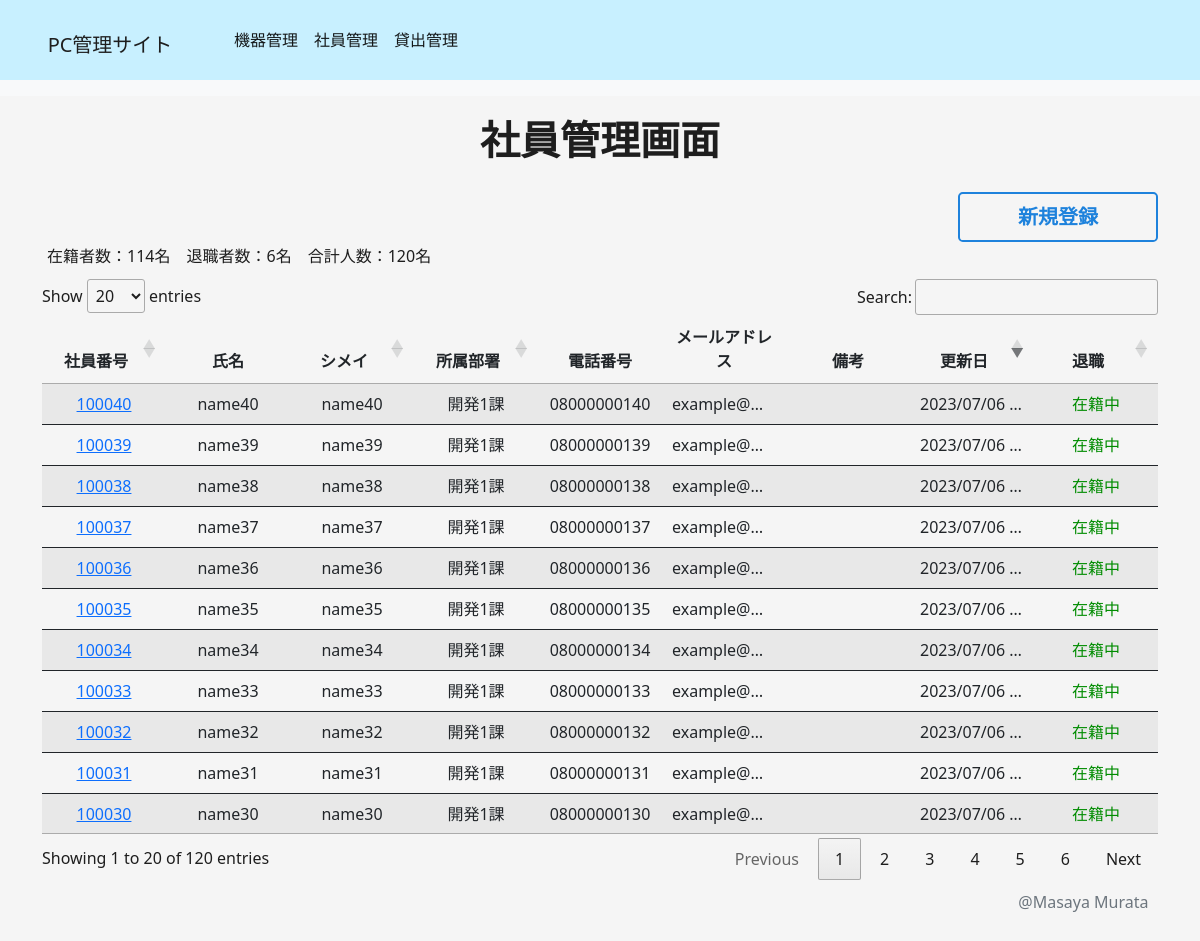
The app's page /users/management/ with its own data.
### users/models.py (models this page shows, shortened)
class UsersModel(models.Model):
  gender_choice=[
    ("男性", "男性"),
    ("女性", "女性"),
    ("その他", "その他")
  ]
  position_choice=[
    ("一般", "一般"),
    ("係長", "係長"),
    ("課長","課長"),
    ("部長","部長"),
    ("取締役","取締役"),
    ("社長","社長"),
    ("その他","その他"),
  ]
  department_choice=[
    ("開発1課","開発1課"),
    ("開発2課","開発2課"),
    ("営業1課","営業1課"),
    ("営業2課","営業2課"),
    ("情報システム部","情報システム部"),
    ("その他","その他")
  ]
  authority_choice=[
    ("管理者","管理者"),
    ("利用者","利用者"),
  ]
  number_regex = RegexValidator(regex=r'^[0-9]+$')
  user_id = models.CharField(verbose_name="社員番号", max_length=10, unique = True, primary_key=True, validators=[number_regex],)
  name = models.CharField(verbose_name="氏名",max_length=15)
  kana_name = models.CharField(verbose_name="シメイ",max_length=15,)
  birthday = models.DateField(verbose_name="生年月日",)
  gender = models.CharField(verbose_name="性別", max_length=5, choices=gender_choice)
  phone_number = models.CharField(verbose_name='電話番号', validators=[number_regex], max_length=15, unique=True,)
  mail = models.EmailField(verbose_name="メールアドレス", max_length=40)
  position = models.CharField(verbose_name="役職", choices=position_choice, max_length=20)
  department = models.CharField(verbose_name="部署", choices=department_choice, max_length=10)
  authority = models.CharField(verbose_name="権限", choices=authority_choice, max_length=10)
  registration_date = models.DateTimeField(verbose_name='登録日', auto_now_add=True)
  update_date = models.DateTimeField(verbose_name='更新日', auto_now=True)
  notes = models.TextField(verbose_name='備考', max_length=200, null=True, blank=True)
  retirement_date = models.DateTimeField(verbose_name="退職日", null=True, blank=False)
  is_deleted = models.BooleanField(verbose_name='削除フラグ', default=False)

### users/views.py (the view)
# urls.py: path("management/", UserManagementView.as_view(), name="users_management"),
class UserManagementView(ListView):
  template_name = "users/users_management.html"
  model = UsersModel
  context_object_name = "users_list"
  def get_queryset(self, **kwargs):
    queryset = super().get_queryset(**kwargs)
    queryset = queryset.filter(is_deleted=False).order_by("-update_date").all()
    return queryset
  def get_context_data(self, **kwargs):
    context = super().get_context_data(**kwargs)
    all_cnt = UsersModel.objects.filter(is_deleted=False).count()
    enrolled_cnt = UsersModel.objects.filter(retirement_date=None, is_deleted=False).count()
    retirement_cnt = all_cnt - enrolled_cnt
    context["all_cnt"] = all_cnt
    context["enrolled_cnt"] = enrolled_cnt
    context["retirement_cnt"] = retirement_cnt
    return context

### users/templates/users/users_management.html (shortened to what this page needs)
{% extends 'base.html' %}
{% load static %}
{% block content %}
<div class="container">
  <div class="row">
    <div class="col">
      <h1 class="page-title" id="users-page-title">社員管理画面</h1>
        <div class="create" >
          <a class="btn btn-lg create-btn" href={% url 'users:users_create' %} role="button" id="users-creat-btn">新規登録</a>
        </div>
        <h6 class="summary" id="users-summary">在籍者数：{{enrolled_cnt}}名　退職者数：{{retirement_cnt}}名　合計人数：{{all_cnt}}名</h6>
      </div>
      <table class="table table-striped list-table" id="users-list-table">
        <thead>
          <tr align="center">
            <th scope="col">社員番号</th>
            <th scope="col">氏名</th>
            <th scope="col">シメイ</th>
            <th scope="col">所属部署</th>
            <th scope="col">電話番号</th>
            <th scope="col">メールアドレス</th>
            <th scope="col">備考</th>
            <th scope="col">更新日</th>
            <th scope="col">退職</th>
          </tr>
        </thead>
        <tbody>
          {% for user in users_list %}
          <tr>
            <td><a href="{% url 'users:users_detail' user.pk %}"> {{user.user_id}}</a></td>
            <td>{{user.name}}</td>
            <td>{{user.kana_name}}</td>
            <td>{{user.department}}</td>
            <td>{{user.phone_number}}</td>
            <td>{{user.mail}}</td>
            <td>{{user.notes}}</td>
            <td>{{user.update_date|date:"Y/m/d H:i"}}</td>
              {% if user.retirement_date == None %}
                <td><span class="green">在籍中</span></td>
              {% else %}
                <td><span class="gray">退職済</span></td>
              {% endif %}
          </tr>
          {% endfor %}
        </tbody>
      </table>
    </div>
  </div>
{% endblock content %}

### static/css/style.css (style rules this page uses)
html, body { margin: 0; padding: 0; height: 100%; color: rgb(30, 30, 30); background-color: rgb(245, 245, 245); }
body { margin-top: 80px; min-width: auto; overflow-y: auto; overflow-x: auto; }
body .container { table-layout: fixed; max-width: 95%; }
.page-title { text-align: center; padding: 20px; font-weight: bold; }
.create { text-align: right; }
.create .create-btn { text-align: center; vertical-align: middle; text-decoration: none; width: 200px; margin: auto; padding: auto; font-weight: bold; border: 2px solid rgb(30, 130, 220); color: rgb(30, 130, 220); cursor: pointer; position: relative; overflow: hidden; z-index: 1; }
.create .create-btn::before { content: ""; position: absolute; left: 0; top: 0; width: 100%; height: 100%; background-color: rgb(30, 130, 220); transform: translateX(-100%); transition: all 0.3s; z-index: -1; }
.list-table { text-align: center; table-layout: fixed; }
.list-table td { overflow: hidden; white-space: nowrap; text-overflow: ellipsis; -webkit-line-clamp: 3; }
.summary { padding: 5px; text-align: left; }
.green { color: rgb(0, 140, 0); }

### records on screen
UsersModel: user_id "100040", name "name40", kana_name "name40", department "開発1課", phone_number "08000000140", mail "example@…", update_date "2023/07/06…", shows "在籍中"
UsersModel: user_id "100039", name "name39", kana_name "name39", department "開発1課", phone_number "08000000139", mail "example@…", update_date "2023/07/06…", shows "在籍中"
UsersModel: user_id "100038", name "name38", kana_name "name38", department "開発1課", phone_number "08000000138", mail "example@…", update_date "2023/07/06…", shows "在籍中"
UsersModel: user_id "100037", name "name37", kana_name "name37", department "開発1課", phone_number "08000000137", mail "example@…", update_date "2023/07/06…", shows "在籍中"
UsersModel: user_id "100036", name "name36", kana_name "name36", department "開発1課", phone_number "08000000136", mail "example@…", update_date "2023/07/06…", shows "在籍中"
UsersModel: user_id "100035", name "name35", kana_name "name35", department "開発1課", phone_number "08000000135", mail "example@…", update_date "2023/07/06…", shows "在籍中"
UsersModel: user_id "100034", name "name34", kana_name "name34", department "開発1課", phone_number "08000000134", mail "example@…", update_date "2023/07/06…", shows "在籍中"
UsersModel: user_id "100033", name "name33", kana_name "name33", department "開発1課", phone_number "08000000133", mail "example@…", update_date "2023/07/06…", shows "在籍中"
UsersModel: user_id "100032", name "name32", kana_name "name32", department "開発1課", phone_number "08000000132", mail "example@…", update_date "2023/07/06…", shows "在籍中"
UsersModel: user_id "100031", name "name31", kana_name "name31", department "開発1課", phone_number "08000000131", mail "example@…", update_date "2023/07/06…", shows "在籍中"
UsersModel: user_id "100030", name "name30", kana_name "name30", department "開発1課", phone_number "08000000130", mail "example@…", update_date "2023/07/06…", shows "在籍中"

### other values on screen
{{ enrolled_cnt }} "114"
{{ retirement_cnt }} "6"
{{ all_cnt }} "120"
